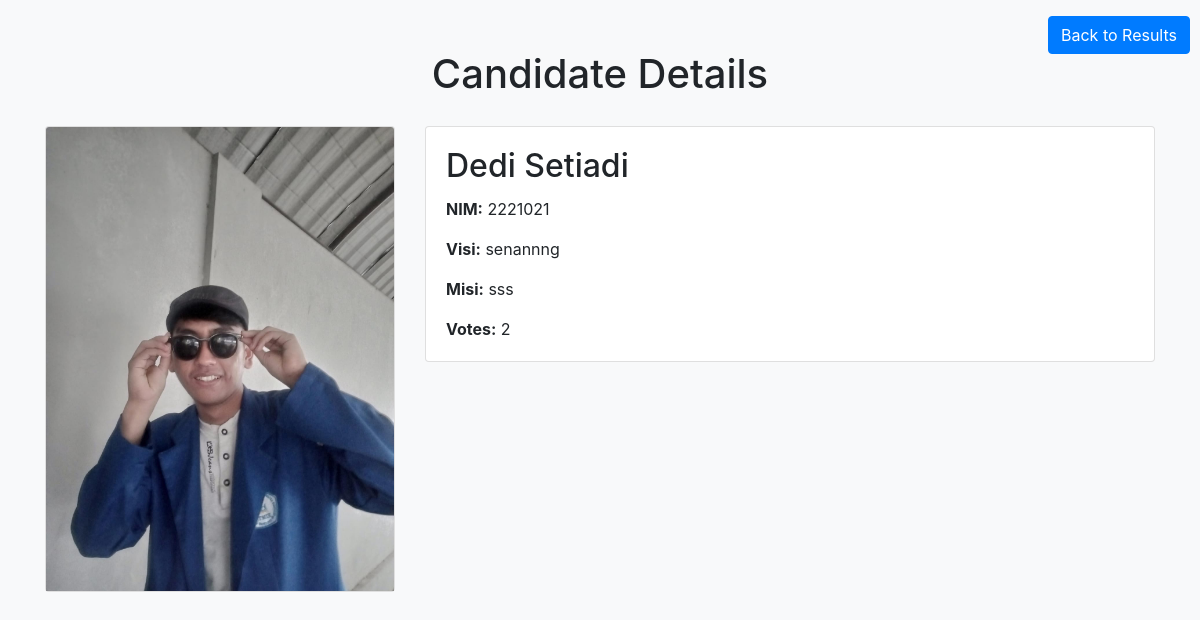
Screenshot of /view_candidate.php?candidate_id=1 with the database file from the repository.
### tables this page shows
CREATE TABLE `kandidat` (
  `id_nomine` INT(10) NOT NULL,
  `Nim` INT(20) NOT NULL,
  `FullName` VARCHAR(40) NOT NULL,
  `PartyName` VARCHAR(40) NOT NULL,
  `visi` VARCHAR(255) NOT NULL,
  `misi` VARCHAR(255) NOT NULL,
  `Image` VARCHAR(100) NOT NULL,
  `Votes` INT(100) NOT NULL,
  `Status` VARCHAR(11) NOT NULL
);

### view_candidate.php (the view, shortened to what this page needs)
<?php
include("koneksi.php");
if (isset($_GET['candidate_id'])) {
    $candidate_id = $_GET['candidate_id'];
    $query = "SELECT * FROM kandidat WHERE id_nomine = $candidate_id";
    $result = mysqli_query($conn, $query);
    if ($result) {
        if (mysqli_num_rows($result) > 0) {
            $candidate = mysqli_fetch_assoc($result);
?>
            <!DOCTYPE html>
            <html lang="en">
            <head>
                <link rel="stylesheet" href="https://stackpath.bootstrapcdn.com/bootstrap/4.5.2/css/bootstrap.min.css">
            </head>
            <body class="container">
                <h1 class="text-center">Candidate Details</h1>
                <div class="row">
                    <div class="col-md-4">
                        <div class="card">
                            <img src="upload/<?php echo $candidate['Image']; ?>" class="card-img-top" alt="Candidate Image">
                        </div>
                    </div>
                    <div class="col-md-8">
                        <div class="card">
                            <div class="card-body">
                                <h2 class="card-title"><?php echo $candidate['FullName']; ?></h2>
                                <p class="card-text"><strong>NIM:</strong> <?php echo $candidate['Nim']; ?></p>
                                <p class="card-text"><strong>Visi:</strong> <?php echo $candidate['visi']; ?></p>
                                <p class="card-text"><strong>Misi:</strong> <?php echo $candidate['misi']; ?></p>
                                <p class="card-text"><strong>Votes:</strong> <?php echo $candidate['Votes']; ?></p>
                            </div>
                        </div>
                    </div>
                </div>
                <div class="container mt-5">
                    <div class="row">
                        <div class="text-center mt-3 position-fixed" style="top: 0; right: 0; margin: 10px;">
                            <a href="Result_index.php" class="btn btn-primary">Back to Results</a>
                        </div>
                    </div>
                </div>
            </body>
            </html>
<?php
        } else {
            echo "<p class='text-danger text-center'>No candidate found with the specified ID.</p>";
        }
    } else {
        echo "<p class='text-danger text-center'>Error fetching data from the database.</p>";
    }
} else {
    echo "<p class='text-danger text-center'>Candidate ID not provided.</p>";
}
?>

### view_candidate.php (style rules this page uses)
body { background-color: #f8f9fa; }
.container { margin-top: 50px; }
.card { margin-top: 20px; }
img { max-width: 100%; height: auto; }

### rows the page displays
kandidat: Image (picture), FullName "Dedi Setiadi", Nim "2221021", visi "senannng", misi "sss", Votes "2"
